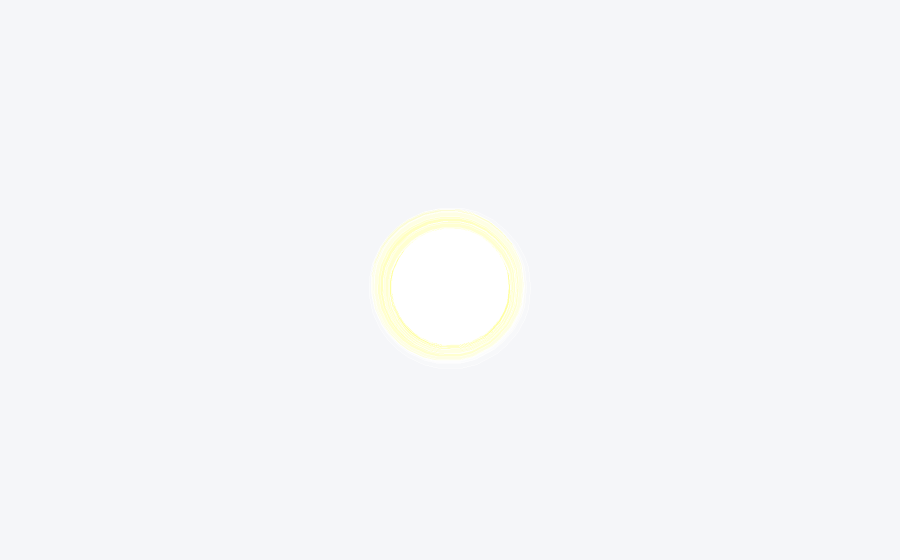

Here is the notebook cell this chart was saved with:
### Code cell
df.iplot(x ='sepal_length' ,y ='sepal_width' ,z ='petal_length' ,size = 'sepal_length' ,kind = 'bubble3d')

### Figure 1 — Plotly figure (JSON) as saved in the notebook; plotly's stock layout.template omitted (floating-point values rounded to 4 significant figures; data arrays with more than 128 entries replaced by an {"elided": "..."} marker saying what was removed)
{"data": [{"marker": {"color": {"elided": "150 str values"}, "opacity": 0.8, "size": {"elided": "150 int values"}, "symbol": "circle"}, "mode": "markers", "text": {"elided": "150 str values"}, "type": "scatter3d", "x": {"elided": "150 float values"}, "y": {"elided": "150 float values"}, "z": {"elided": "150 float values"}}], "layout": {"autosize": true, "legend": {"bgcolor": "#F5F6F9", "font": {"color": "#4D5663"}}, "paper_bgcolor": "#F5F6F9", "plot_bgcolor": "#F5F6F9", "scene": {"aspectmode": "auto", "aspectratio": {"x": 0.9709, "y": 0.6473, "z": 1.591}, "camera": {"center": {"x": 0, "y": 0, "z": 0}, "eye": {"x": 20.11, "y": 20.11, "z": 20.11}, "projection": {"type": "perspective"}, "up": {"x": 0, "y": 0, "z": 1}}, "xaxis": {"gridcolor": "#9499A3", "showgrid": true, "tickfont": {"color": "#4D5663"}, "title": {"font": {"color": "#4D5663"}, "text": ""}, "type": "linear", "zerolinecolor": "#9499A3"}, "yaxis": {"gridcolor": "#9499A3", "showgrid": true, "tickfont": {"color": "#4D5663"}, "title": {"font": {"color": "#4D5663"}, "text": ""}, "type": "linear", "zerolinecolor": "#9499A3"}, "zaxis": {"gridcolor": "#9499A3", "showgrid": true, "tickfont": {"color": "#4D5663"}, "title": {"font": {"color": "#4D5663"}, "text": ""}, "type": "linear", "zerolinecolor": "#9499A3"}}, "title": {"font": {"color": "#4D5663"}}}}
